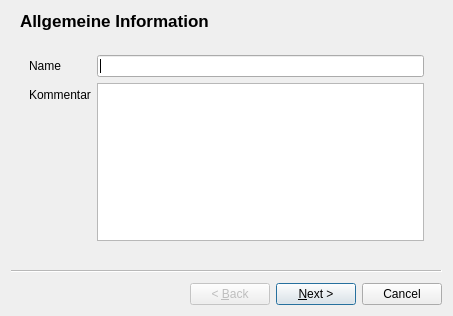
<?xml version="1.0" encoding="UTF-8"?>
<ui version="4.0">
 <class>TubeWizard</class>
 <widget class="QWizard" name="TubeWizard">
  <property name="geometry">
   <rect>
    <x>0</x>
    <y>0</y>
    <width>453</width>
    <height>316</height>
   </rect>
  </property>
  <property name="focusPolicy">
   <enum>Qt::StrongFocus</enum>
  </property>
  <property name="windowTitle">
   <string>Messrohr-Assistent</string>
  </property>
  <widget class="QWizardPage" name="wpGeneralInformation">
   <property name="title">
    <string>Allgemeine Information</string>
   </property>
   <layout class="QVBoxLayout" name="verticalLayout_2">
    <item>
     <widget class="QWidget" name="wdGeneralInformation" native="true">
      <layout class="QVBoxLayout" name="verticalLayout">
       <item>
        <layout class="QFormLayout" name="formLayout">
         <item row="0" column="0">
          <widget class="QLabel" name="lblName">
           <property name="text">
            <string>Name</string>
           </property>
          </widget>
         </item>
         <item row="0" column="1">
          <widget class="QLineEdit" name="editName"/>
         </item>
         <item row="1" column="0">
          <widget class="QLabel" name="lblComment">
           <property name="text">
            <string>Kommentar</string>
           </property>
          </widget>
         </item>
         <item row="1" column="1">
          <widget class="QTextEdit" name="teComment"/>
         </item>
        </layout>
       </item>
      </layout>
     </widget>
    </item>
   </layout>
  </widget>
  <widget class="QWizardPage" name="wpTubeDimensions">
   <property name="title">
    <string>Abmessungen</string>
   </property>
   <layout class="QVBoxLayout" name="verticalLayout_4">
    <item>
     <widget class="QWidget" name="wdTubeDimensions" native="true">
      <layout class="QVBoxLayout" name="verticalLayout_3">
       <item>
        <layout class="QFormLayout" name="formLayout_2">
         <property name="fieldGrowthPolicy">
          <enum>QFormLayout::AllNonFixedFieldsGrow</enum>
         </property>
         <item row="0" column="0">
          <widget class="QLabel" name="lblForm">
           <property name="text">
            <string>Form</string>
           </property>
          </widget>
         </item>
         <item row="0" column="1">
          <widget class="QComboBox" name="cbForm">
           <item>
            <property name="text">
             <string>Quadratisch</string>
            </property>
           </item>
           <item>
            <property name="text">
             <string>Rund</string>
            </property>
           </item>
          </widget>
         </item>
         <item row="1" column="0">
          <widget class="QLabel" name="lblDiameter">
           <property name="text">
            <string>Durchmesser</string>
           </property>
          </widget>
         </item>
         <item row="1" column="1">
          <widget class="QDoubleSpinBox" name="dsbDiameter">
           <property name="suffix">
            <string> mm</string>
           </property>
           <property name="maximum">
            <double>500.000000000000000</double>
           </property>
          </widget>
         </item>
         <item row="2" column="0">
          <widget class="QLabel" name="lblLength">
           <property name="text">
            <string>Länge</string>
           </property>
          </widget>
         </item>
         <item row="2" column="1">
          <widget class="QDoubleSpinBox" name="dsbLength">
           <property name="suffix">
            <string> mm</string>
           </property>
           <property name="maximum">
            <double>2000.000000000000000</double>
           </property>
          </widget>
         </item>
         <item row="3" column="0">
          <widget class="QLabel" name="lblPosMic1">
           <property name="text">
            <string>Position Mic 1</string>
           </property>
          </widget>
         </item>
         <item row="3" column="1">
          <widget class="QDoubleSpinBox" name="dsbPosMic1">
           <property name="suffix">
            <string> mm</string>
           </property>
           <property name="maximum">
            <double>2000.000000000000000</double>
           </property>
          </widget>
         </item>
         <item row="4" column="0">
          <widget class="QLabel" name="lblPosMic2">
           <property name="text">
            <string>Position Mic 2</string>
           </property>
          </widget>
         </item>
         <item row="4" column="1">
          <widget class="QDoubleSpinBox" name="dsbPosMic2">
           <property name="suffix">
            <string> mm</string>
           </property>
           <property name="maximum">
            <double>2000.000000000000000</double>
           </property>
          </widget>
         </item>
        </layout>
       </item>
      </layout>
     </widget>
    </item>
   </layout>
  </widget>
 </widget>
 <resources/>
 <connections/>
</ui>
